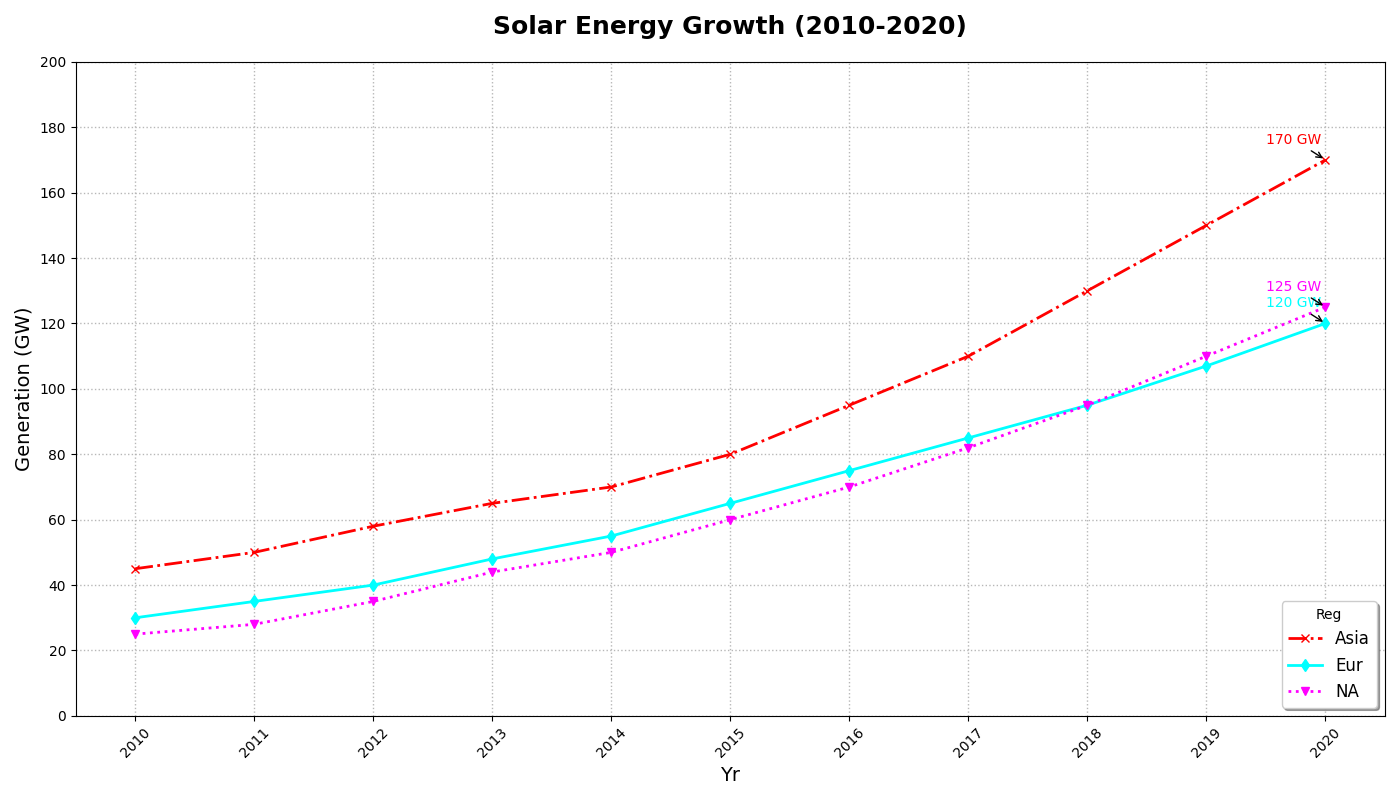

Here is the Python script that generated this plot:
import matplotlib.pyplot as plt
import numpy as np

years = np.arange(2010, 2021)
asia = [45, 50, 58, 65, 70, 80, 95, 110, 130, 150, 170]
europe = [30, 35, 40, 48, 55, 65, 75, 85, 95, 107, 120]
north_america = [25, 28, 35, 44, 50, 60, 70, 82, 95, 110, 125]

plt.figure(figsize=(14, 8))

plt.plot(years, asia, marker='x', linestyle='-.', color='red', label='Asia', linewidth=2)
plt.plot(years, europe, marker='d', linestyle='-', color='cyan', label='Eur', linewidth=2)
plt.plot(years, north_america, marker='v', linestyle=':', color='magenta', label='NA', linewidth=2)

plt.title("Solar Energy Growth (2010-2020)", fontsize=18, fontweight='bold', pad=20)
plt.xlabel("Yr", fontsize=14)
plt.ylabel("Generation (GW)", fontsize=14)
plt.xticks(years, rotation=45, fontsize=10)
plt.yticks(np.arange(0, 201, 20), fontsize=10)
plt.grid(True, linestyle=':', linewidth=1, alpha=0.9)
plt.legend(title='Reg', loc='lower right', fontsize=12, shadow=True)

for region, data, color in zip(['Asia', 'Eur', 'NA'],
                               [asia, europe, north_america],
                               ['red', 'cyan', 'magenta']):
    max_gen = max(data)
    max_year = years[data.index(max_gen)]
    plt.annotate(f'{max_gen} GW', xy=(max_year, max_gen),
                 xytext=(max_year - 0.5, max_gen + 5),
                 arrowprops=dict(facecolor=color, arrowstyle='->'),
                 fontsize=10, color=color)

plt.tight_layout()
plt.show()
